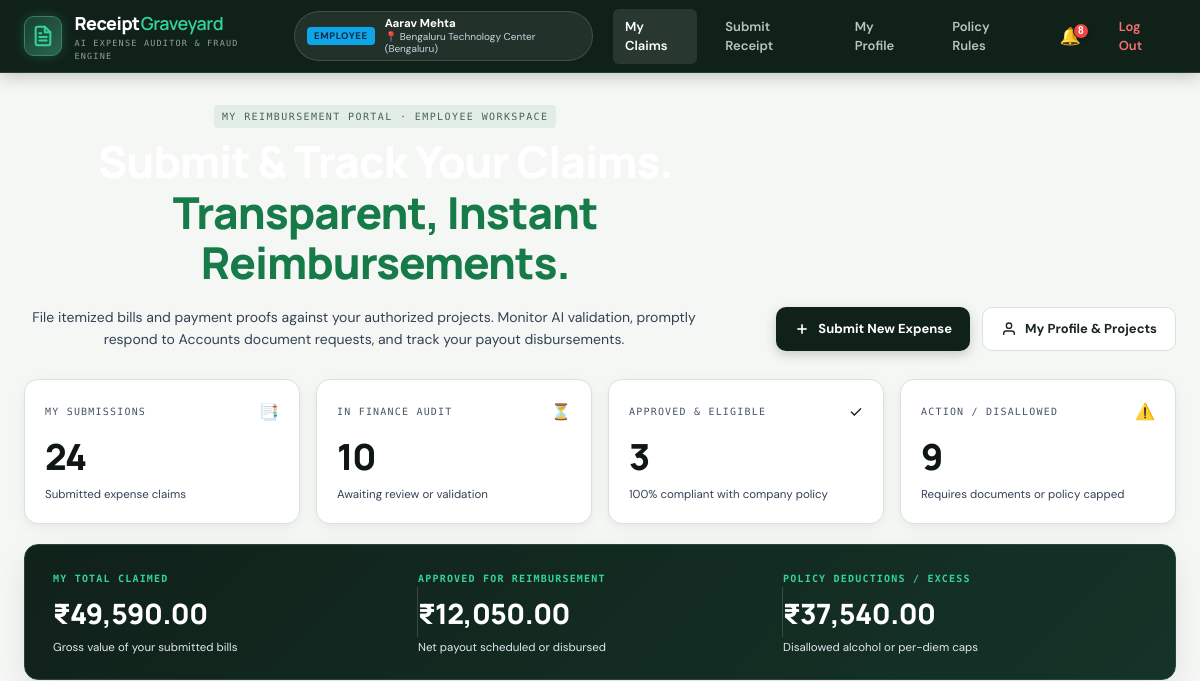
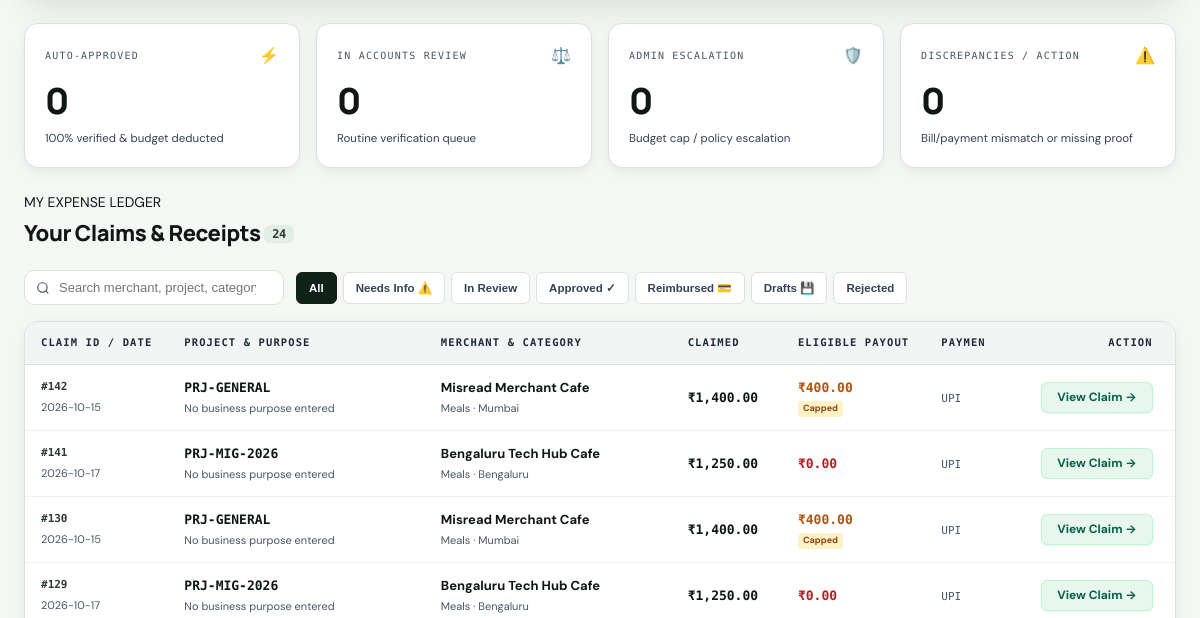
The app's page /dashboard (signed in, upper part), older data (2 pictures, top to bottom).
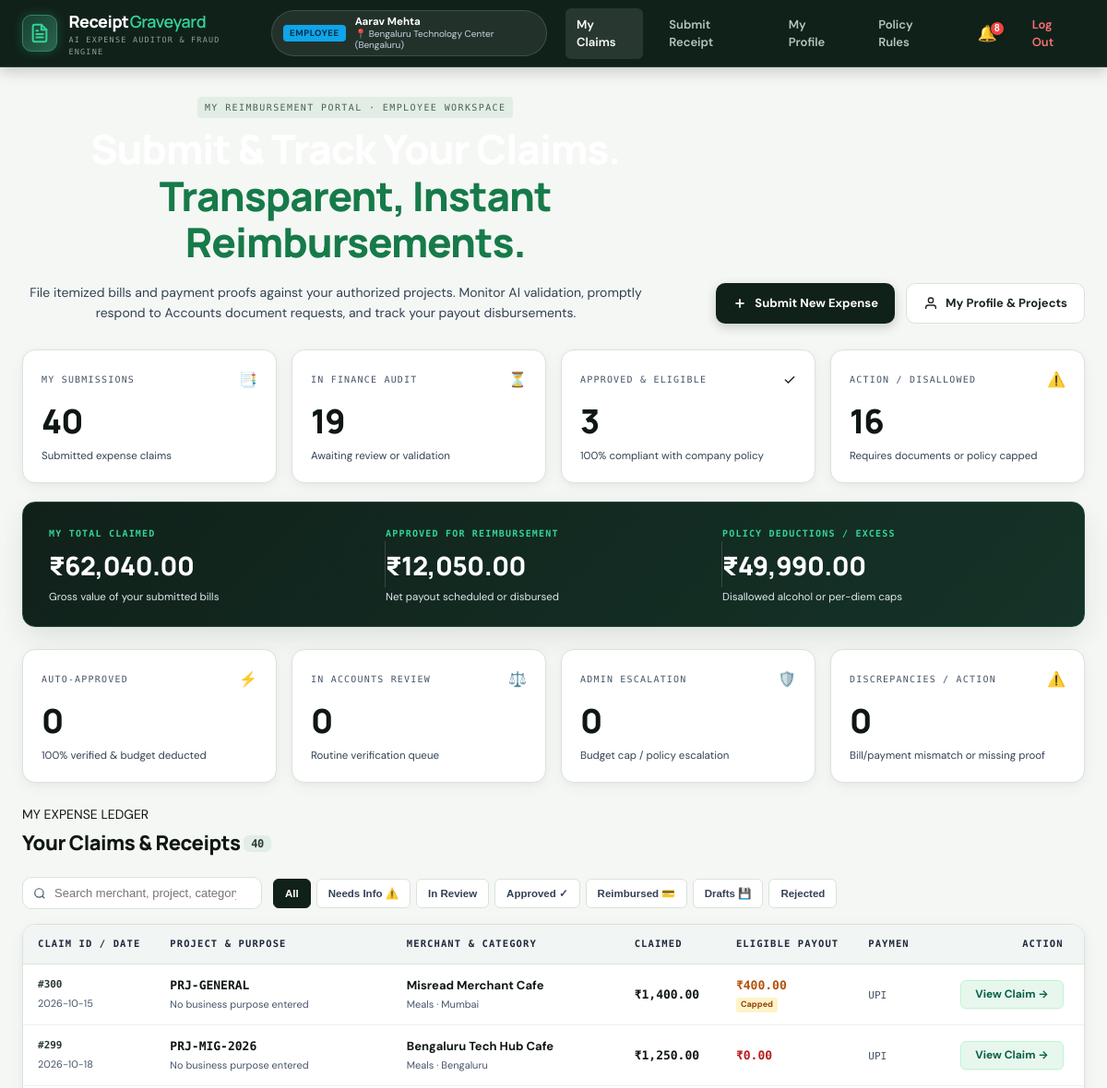
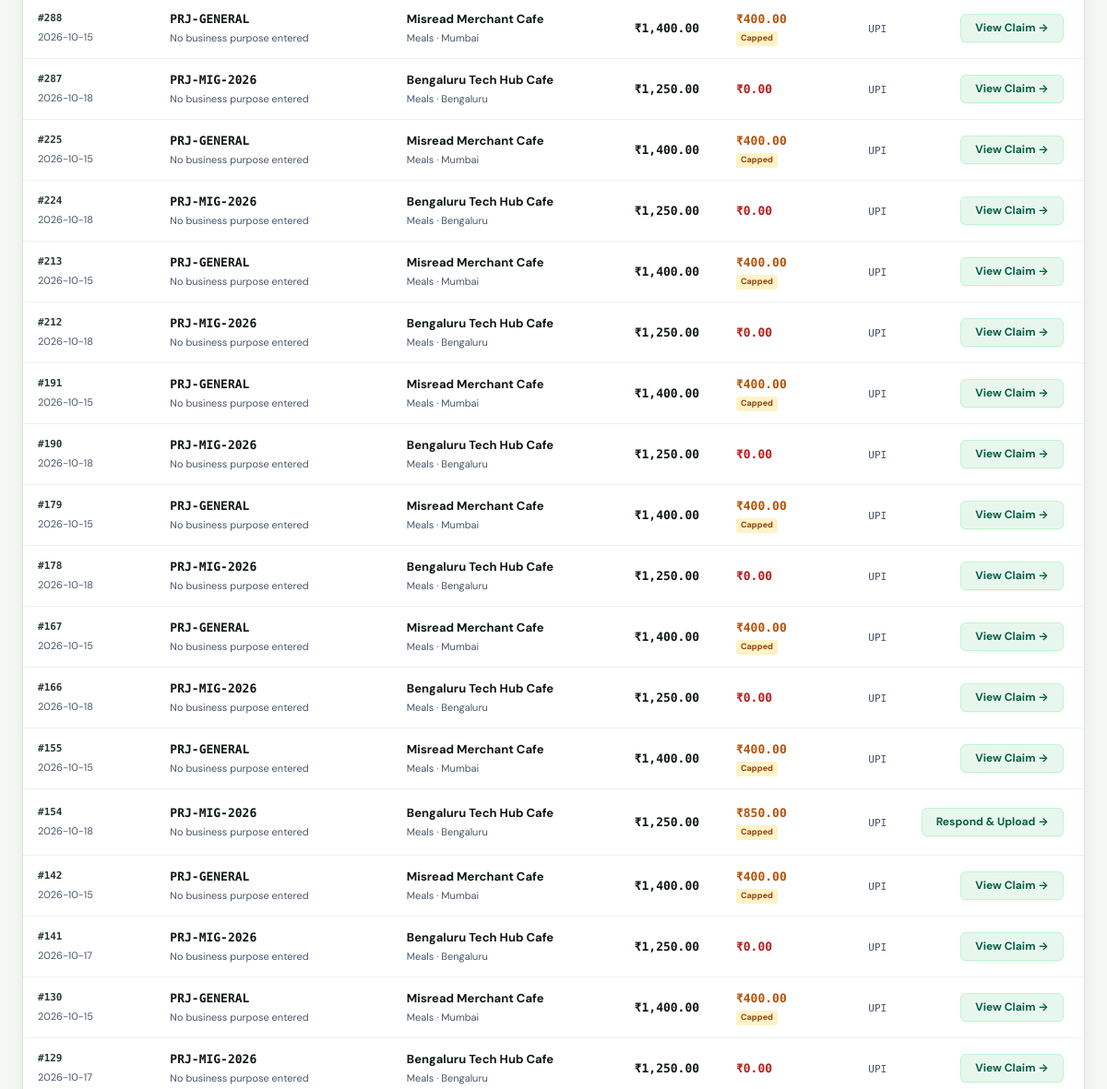
The same page, newer data (2 pictures, top to bottom).
### tables this page shows
CREATE TABLE expenses (
            id INTEGER PRIMARY KEY AUTOINCREMENT,
            employee TEXT NOT NULL, submitted_at TEXT NOT NULL, expense_date TEXT,
            merchant TEXT, category TEXT, city TEXT, amount REAL, currency TEXT DEFAULT 'INR',
            amount_inr REAL, client_name TEXT, attendees INTEGER, description TEXT,
            status TEXT, reimbursable REAL, risk_score INTEGER, flags TEXT, explanation TEXT,
            file_name TEXT, file_hash TEXT, source TEXT DEFAULT 'Web Upload'
        , perceptual_hash TEXT, is_trip INTEGER DEFAULT 0, trip_id TEXT, math_status TEXT, extracted_amount REAL, subtotal REAL, tax_amount REAL, tip_amount REAL, non_reimbursable_deduction REAL DEFAULT 0, itemized_items TEXT, ocr_raw_text TEXT, duplicate_of_id INTEGER, suspicion_types TEXT, audit_log TEXT, user_id INTEGER REFERENCES users(id), office_id INTEGER REFERENCES offices(id), payment_method TEXT DEFAULT 'UPI', transaction_ref TEXT, payment_file TEXT, payment_verified INTEGER DEFAULT 0, payment_match_note TEXT, project_code TEXT, attendee_names TEXT, upi_app TEXT DEFAULT 'Google Pay', upi_vpa TEXT, project_id INTEGER REFERENCES projects(id), eligible_amount REAL, difference_from_cap REAL, policy_version TEXT DEFAULT 'v2026.1', editing_deadline TEXT, internal_review_notes TEXT, review_reason TEXT, requested_documents TEXT, reimbursed_at TEXT, reimbursed_by TEXT, reimbursement_tx_ref TEXT, reimbursement_method TEXT, resubmission_count INTEGER DEFAULT 0, evidence_verification_status TEXT DEFAULT 'PENDING', policy_compliance_status TEXT DEFAULT 'PASS', budget_status TEXT DEFAULT 'WITHIN_CAP', approval_status TEXT DEFAULT 'SUBMITTED', reimbursement_status TEXT DEFAULT 'NOT_READY', allocation_id INTEGER REFERENCES project_allocations(id), verification_details_json TEXT, auto_approval_reasons TEXT);

### app.py (the view, shortened to what this page needs)
@app.route("/dashboard")
@login_required
def dashboard():
    user_role = session.get("role", "accounts")
    user_id = session.get("user_id", 2)
    view_all = request.args.get("view_all") == "1"
    filter_proj = request.args.get("project_code")
    filter_status = request.args.get("status")
    filter_approval = request.args.get("approval_status")
    filter_verification = request.args.get("verification_status")
    filter_budget = request.args.get("budget_status")
    filter_emp = request.args.get("employee")
    with connect() as con:
        current_user = con.execute("""
            SELECT u.*, o.name as office_name, o.city as office_city, o.local_meal_cap
            FROM users u LEFT JOIN offices o ON u.office_id = o.id
            WHERE u.id = ?
        """, (user_id,)).fetchone()
        emp_name = current_user["name"] if current_user else ""
        where_clauses = []
        params = []
        if user_role == "employee":
            where_clauses.append("lower(employee) = lower(?)")
            params.append(emp_name)
        elif filter_emp:
            where_clauses.append("lower(employee) = lower(?)")
            params.append(filter_emp)
        if filter_proj:
            where_clauses.append("upper(project_code) = upper(?)")
            params.append(filter_proj)
        if filter_status:
            where_clauses.append("status = ?")
            params.append(filter_status)
        if filter_approval:
            where_clauses.append("approval_status = ?")
            params.append(filter_approval)
        if filter_verification:
            where_clauses.append("evidence_verification_status = ?")
            params.append(filter_verification)
        if filter_budget:
            where_clauses.append("budget_status = ?")
            params.append(filter_budget)
        where_sql = f"WHERE {' AND '.join(where_clauses)}" if where_clauses else ""
        rows = con.execute(f"SELECT * FROM expenses {where_sql} ORDER BY id DESC", params).fetchall()
        trips = trip_engine.reconstruct_trips(rows)
        stats = {
            "total": len(rows),
            "pending": sum(1 for r in rows if r["status"] in ("Needs Review", "Needs Info")),
            "approved": sum(1 for r in rows if r["status"] == "Approved"),
            "flagged": sum(1 for r in rows if r["status"] in ("Rejected", "Duplicate")),
            "claimed": sum(float(r["amount_inr"] or 0) for r in rows if r["status"] != "Duplicate"),
            "reimbursable": sum(float(r["reimbursable"] or 0) for r in rows if r["status"] == "Approved"),
            "trips_count": len(trips),
            "duplicates_count": sum(1 for r in rows if r["status"] == "Duplicate"),
            "high_risk_count": sum(1 for r in rows if (r["risk_score"] or 0) >= 50),
            "auto_approved_count": sum(1 for r in rows if (r["approval_status"] or "") == "AUTO_APPROVED"),
            "pending_accounts_count": sum(1 for r in rows if (r["approval_status"] or "") == "PENDING_ACCOUNTS"),
            "pending_admin_count": sum(1 for r in rows if (r["approval_status"] or "") == "PENDING_ACCOUNTS_ADMIN"),
            "mismatch_count": sum(1 for r in rows if (r["evidence_verification_status"] or "") == "MISMATCH"),
            "needs_info_count": sum(1 for r in rows if (r["approval_status"] or "") == "NEEDS_INFORMATION" or (r["evidence_verification_status"] or "") == "INCOMPLETE"),
            "exceeded_budget_count": sum(1 for r in rows if (r["budget_status"] or "") in ("INSUFFICIENT_BALANCE", "CAP_EXHAUSTED"))
        }
        user_allocations = []
        all_allocations = []
        budget_summary = {}
        if user_role == "employee":
            alloc_rows = con.execute("""
                SELECT a.*, p.name as project_name, p.code as project_code, p.status as project_status, p.description as project_description
                FROM project_allocations a
                JOIN projects p ON a.project_id = p.id
                WHERE a.user_id = ?
                ORDER BY a.id DESC
            """, (user_id,)).fetchall()
            for ar in alloc_rows:
                cap = float(ar["allocated_cap"] or 0)
                appr = float(ar["approved_expenditure"] or 0)
                resv = float(ar["reserved_expenditure"] or 0)
                rem = float(ar["remaining_balance"] or 0)
                pct = round((appr / cap * 100.0), 1) if cap > 0 else 0.0
                d = dict(ar)
                d["percent_consumed"] = pct
                user_allocations.append(d)
    return render_template(
        "dashboard.html",
        expenses=rows,
        stats=stats,
        policy=POLICY,
        trips=trips,
        view_all=view_all,
        user_allocations=user_allocations,
        all_allocations=all_allocations,
        budget_summary=budget_summary
    )

### templates/dashboard.html (shortened to what the changed rows need)
{% extends "base.html" %}
{% block content %}
{% if current_user.role == 'employee' %}
<section class="hero-section employee-hero">
  <div class="hero-content">
    <div class="eyebrow-chip">MY REIMBURSEMENT PORTAL · EMPLOYEE WORKSPACE</div>
    <h1 class="hero-title">Submit & Track Your Claims.<br><span>Transparent, Instant Reimbursements.</span></h1>
    <p class="hero-desc">
      File itemized bills and payment proofs against your authorized projects. Monitor AI validation, promptly respond to Accounts document requests, and track your payout disbursements.
    </p>
  </div>
  <div class="hero-actions">
    <a class="btn btn-primary" href="{{ url_for('submit') }}">
      <svg width="16" height="16" viewBox="0 0 24 24" fill="none" stroke="currentColor" stroke-width="2.5"><line x1="12" y1="5" x2="12" y2="19"></line><line x1="5" y1="12" x2="19" y2="12"></line></svg>
      Submit New Expense
    </a>
    <a class="btn btn-secondary" href="{{ url_for('profile') }}">
      <svg width="16" height="16" viewBox="0 0 24 24" fill="none" stroke="currentColor" stroke-width="2"><path d="M20 21v-2a4 4 0 0 0-4-4H8a4 4 0 0 0-4 4v2"></path><circle cx="12" cy="7" r="4"></circle></svg>
      My Profile & Projects
    </a>
  </div>
</section>
<section class="metrics-grid">
  <div class="metric-card">
    <div class="metric-head">
      <span class="metric-label">MY SUBMISSIONS</span>
      <span class="metric-icon">📑</span>
    </div>
    <div class="metric-value">{{ stats.total }}</div>
    <div class="metric-sub">Submitted expense claims</div>
  </div>
  <div class="metric-card">
    <div class="metric-head">
      <span class="metric-label">IN FINANCE AUDIT</span>
      <span class="metric-icon">⏳</span>
    </div>
    <div class="metric-value color-amber">{{ stats.pending }}</div>
    <div class="metric-sub">Awaiting review or validation</div>
  </div>
  <div class="metric-card">
    <div class="metric-head">
      <span class="metric-label">APPROVED & ELIGIBLE</span>
      <span class="metric-icon">✓</span>
    </div>
    <div class="metric-value color-green">{{ stats.approved }}</div>
    <div class="metric-sub">100% compliant with company policy</div>
  </div>
  <div class="metric-card">
    <div class="metric-head">
      <span class="metric-label">ACTION / DISALLOWED</span>
      <span class="metric-icon">⚠️</span>
    </div>
    <div class="metric-value {% if stats.flagged > 0 %}color-red{% else %}color-green{% endif %}">{{ stats.flagged }}</div>
    <div class="metric-sub">Requires documents or policy capped</div>
  </div>
</section>
<section class="finance-banner">
  <div class="finance-col">
    <span class="banner-eyebrow">MY TOTAL CLAIMED</span>
    <div class="banner-amount">₹{{ "{:,.2f}".format(stats.claimed) }}</div>
    <span class="banner-hint">Gross value of your submitted bills</span>
  </div>
  <div class="finance-col">
    <span class="banner-eyebrow">APPROVED FOR REIMBURSEMENT</span>
    <div class="banner-amount color-green">₹{{ "{:,.2f}".format(stats.reimbursable) }}</div>
    <span class="banner-hint">Net payout scheduled or disbursed</span>
  </div>
  <div class="finance-col">
    <span class="banner-eyebrow">POLICY DEDUCTIONS / EXCESS</span>
    <div class="banner-amount color-amber">₹{{ "{:,.2f}".format(max(0, stats.claimed - stats.reimbursable)) }}</div>
    <span class="banner-hint">Disallowed alcohol or per-diem caps</span>
  </div>
</section>
<div class="metrics-grid" style="margin-top: 24px; margin-bottom: 24px;">
  <div class="metric-card">
    <div class="metric-head">
      <span class="metric-label">AUTO-APPROVED</span>
      <span class="metric-icon">⚡</span>
    </div>
    <div class="metric-value color-green">{{ stats.auto_approved_count }}</div>
    <div class="metric-sub">100% verified & budget deducted</div>
  </div>
  <div class="metric-card">
    <div class="metric-head">
      <span class="metric-label">IN ACCOUNTS REVIEW</span>
      <span class="metric-icon">⚖️</span>
    </div>
    <div class="metric-value color-amber">{{ stats.pending_accounts_count }}</div>
    <div class="metric-sub">Routine verification queue</div>
  </div>
  <div class="metric-card">
    <div class="metric-head">
      <span class="metric-label">ADMIN ESCALATION</span>
      <span class="metric-icon">🛡️</span>
    </div>
    <div class="metric-value {% if stats.pending_admin_count > 0 %}color-red{% else %}color-green{% endif %}">{{ stats.pending_admin_count }}</div>
    <div class="metric-sub">Budget cap / policy escalation</div>
  </div>
  <div class="metric-card">
    <div class="metric-head">
      <span class="metric-label">DISCREPANCIES / ACTION</span>
      <span class="metric-icon">⚠️</span>
    </div>
    <div class="metric-value {% if stats.mismatch_count > 0 %}color-red{% else %}color-green{% endif %}">{{ stats.mismatch_count + stats.needs_info_count }}</div>
    <div class="metric-sub">Bill/payment mismatch or missing proof</div>
  </div>
</div>
<section class="inbox-header">
  <div>
    <div class="eyebrow-text">MY EXPENSE LEDGER</div>
    <h2 class="inbox-title">Your Claims & Receipts <span class="badge-count" id="visibleCount">{{ expenses|length }}</span></h2>
  </div>
  <div class="filter-toolbar">
    <div class="search-input-wrap">
      <svg width="14" height="14" viewBox="0 0 24 24" fill="none" stroke="currentColor" stroke-width="2"><circle cx="11" cy="11" r="8"></circle><line x1="21" y1="21" x2="16.65" y2="16.65"></line></svg>
      <input id="searchBox" type="search" placeholder="Search merchant, project, category, status…">
    </div>
    <div class="filter-pills" id="statusFilterPills">
      <button class="pill active" data-status="">All</button>
      <button class="pill" data-status="Needs Info,ADDITIONAL_INFORMATION_REQUESTED">Needs Info ⚠️</button>
      <button class="pill" data-status="Needs Review,PENDING_ACCOUNTS_REVIEW,RESUBMITTED">In Review</button>
      <button class="pill" data-status="Approved,AUTO_APPROVED">Approved ✓</button>
      <button class="pill" data-status="REIMBURSEMENT_PENDING,REIMBURSED">Reimbursed 💳</button>
      <button class="pill" data-status="DRAFT">Drafts 💾</button>
      <button class="pill" data-status="Rejected,Duplicate">Rejected</button>
    </div>
  </div>
</section>
<div class="table-container">
  <table class="data-table" id="expenseTable">
    <thead>
      <tr>
        <th>CLAIM ID / DATE</th>
        <th>PROJECT & PURPOSE</th>
        <th>MERCHANT & CATEGORY</th>
        <th>CLAIMED</th>
        <th>ELIGIBLE PAYOUT</th>
        <th>PAYMENT PROOF</th>
        <th>STATUS</th>
        <th class="th-action">ACTION</th>
      </tr>
    </thead>
    <tbody>
      {% for e in expenses %}
      <tr
        data-status="{{ e.status }}"
        data-risk="{{ e.risk_score }}"
        data-trip="{{ e.is_trip }}"
        data-search="{{ (e.merchant ~ ' ' ~ e.category ~ ' ' ~ (e.project_code or '') ~ ' ' ~ (e.city or '') ~ ' ' ~ e.status ~ ' ' ~ (e.description or '') ~ ' ' ~ (e.flags or ''))|lower }}"
      >
        <td>
          <div class="id-badge">#{{ e.id }}</div>
          <div class="table-sub">{{ e.expense_date or 'No date' }}</div>
        </td>
        <td>
          <div class="emp-name font-mono">{{ e.project_code or 'PRJ-GENERAL' }}</div>
          <div class="table-sub">{{ (e.description or 'No business purpose entered')[:40] }}{% if e.description and e.description|length > 40 %}...{% endif %}</div>
        </td>
        <td>
          <div class="merchant-name">{{ e.merchant or 'Unknown Merchant' }}</div>
          <div class="table-sub">{{ e.category }} · {{ e.city or 'Local' }}</div>
        </td>
        <td>
          <div class="amount-primary">₹{{ "{:,.2f}".format(e.amount_inr or 0) }}</div>
        </td>
        <td>
          <div class="amount-reimb {% if e.reimbursable < e.amount_inr and e.reimbursable > 0 %}capped{% elif e.reimbursable == 0 %}zero{% endif %}">
            ₹{{ "{:,.2f}".format(e.reimbursable or 0) }}
          </div>
          {% if e.reimbursable < e.amount_inr and e.reimbursable > 0 %}
            <span class="capped-badge">Capped</span>
          {% elif e.non_reimbursable_deduction > 0 %}
            <span class="deducted-badge">-₹{{ "{:,.0f}".format(e.non_reimbursable_deduction) }}</span>
          {% endif %}
        </td>
        <td>
          {% if e.payment_verified %}
            <span class="math-badge verified" title="UPI Payment Reconciled">✓ {{ e.payment_method or 'UPI' }}</span>
          {% elif e.payment_file %}
            <span class="math-badge single" title="Proof Attached">📱 Proof Attached</span>
          {% else %}
            <span class="table-sub font-mono">{{ e.payment_method or 'UPI' }}</span>
          {% endif %}
        </td>
        <td>
          <span class="status-pill status-{{ e.status|lower|replace(' ', '-')|replace('_', '-') }}">
          </span>
          {% if e.status in ('Needs Info', 'ADDITIONAL_INFORMATION_REQUESTED') %}
            <div class="table-sub color-amber" style="font-weight:600; margin-top:2px;">⚠️ Action Required</div>
          {% endif %}
        </td>
        <td class="action-cell">
          <a class="btn-inspect" href="{{ url_for('expense_detail', expense_id=e.id) }}">
            {% if e.status in ('Needs Info', 'ADDITIONAL_INFORMATION_REQUESTED') %}
              Respond & Upload →
            {% elif e.status == 'DRAFT' %}
              Edit & Submit →
            {% else %}
              View Claim →
            {% endif %}
          </a>
        </td>
      </tr>
      {% endfor %}
    </tbody>
  </table>
</div>
{% endif %}
{% endblock %}

Row changes from the older to the newer data that the page shows:
added expenses: id "300", expense_date "2026-10-15", project_code "PRJ-GENERAL", description "No business purpose entered", merchant "Misread Merchant Cafe", category "Meals", city "Mumbai", amount_inr "1,400.00", reimbursable "400.00", shows "Capped", payment_method "UPI", status "View Claim →"
added expenses: id "299", expense_date "2026-10-18", project_code "PRJ-MIG-2026", description "No business purpose entered", merchant "Bengaluru Tech Hub Cafe", category "Meals", city "Bengaluru", amount_inr "1,250.00", reimbursable "0.00", payment_method "UPI", status "View Claim →", risk_score 100 (drawn)
added expenses: id "288", expense_date "2026-10-15", project_code "PRJ-GENERAL", description "No business purpose entered", merchant "Misread Merchant Cafe", category "Meals", city "Mumbai", amount_inr "1,400.00", reimbursable "400.00", shows "Capped", payment_method "UPI", status "View Claim →"
added expenses: id "287", expense_date "2026-10-18", project_code "PRJ-MIG-2026", description "No business purpose entered", merchant "Bengaluru Tech Hub Cafe", category "Meals", city "Bengaluru", amount_inr "1,250.00", reimbursable "0.00", payment_method "UPI", status "View Claim →", risk_score 100 (drawn)
added expenses: id "225", expense_date "2026-10-15", project_code "PRJ-GENERAL", description "No business purpose entered", merchant "Misread Merchant Cafe", category "Meals", city "Mumbai", amount_inr "1,400.00", reimbursable "400.00", shows "Capped", payment_method "UPI", status "View Claim →"
added expenses: id "224", expense_date "2026-10-18", project_code "PRJ-MIG-2026", description "No business purpose entered", merchant "Bengaluru Tech Hub Cafe", category "Meals", city "Bengaluru", amount_inr "1,250.00", reimbursable "0.00", payment_method "UPI", status "View Claim →", risk_score 100 (drawn)
added expenses: id "213", expense_date "2026-10-15", project_code "PRJ-GENERAL", description "No business purpose entered", merchant "Misread Merchant Cafe", category "Meals", city "Mumbai", amount_inr "1,400.00", reimbursable "400.00", shows "Capped", payment_method "UPI", status "View Claim →"
added expenses: id "212", expense_date "2026-10-18", project_code "PRJ-MIG-2026", description "No business purpose entered", merchant "Bengaluru Tech Hub Cafe", category "Meals", city "Bengaluru", amount_inr "1,250.00", reimbursable "0.00", payment_method "UPI", status "View Claim →", risk_score 100 (drawn)
added expenses: id "191", expense_date "2026-10-15", project_code "PRJ-GENERAL", description "No business purpose entered", merchant "Misread Merchant Cafe", category "Meals", city "Mumbai", amount_inr "1,400.00", reimbursable "400.00", shows "Capped", payment_method "UPI", status "View Claim →"
added expenses: id "190", expense_date "2026-10-18", project_code "PRJ-MIG-2026", description "No business purpose entered", merchant "Bengaluru Tech Hub Cafe", category "Meals", city "Bengaluru", amount_inr "1,250.00", reimbursable "0.00", payment_method "UPI", status "View Claim →", risk_score 100 (drawn)
added expenses: id "179", expense_date "2026-10-15", project_code "PRJ-GENERAL", description "No business purpose entered", merchant "Misread Merchant Cafe", category "Meals", city "Mumbai", amount_inr "1,400.00", reimbursable "400.00", shows "Capped", payment_method "UPI", status "View Claim →"
added expenses: id "178", expense_date "2026-10-18", project_code "PRJ-MIG-2026", description "No business purpose entered", merchant "Bengaluru Tech Hub Cafe", category "Meals", city "Bengaluru", amount_inr "1,250.00", reimbursable "0.00", payment_method "UPI", status "View Claim →", risk_score 100 (drawn)
added expenses: id "167", expense_date "2026-10-15", project_code "PRJ-GENERAL", description "No business purpose entered", merchant "Misread Merchant Cafe", category "Meals", city "Mumbai", amount_inr "1,400.00", reimbursable "400.00", shows "Capped", payment_method "UPI", status "View Claim →"
added expenses: id "166", expense_date "2026-10-18", project_code "PRJ-MIG-2026", description "No business purpose entered", merchant "Bengaluru Tech Hub Cafe", category "Meals", city "Bengaluru", amount_inr "1,250.00", reimbursable "0.00", payment_method "UPI", status "View Claim →", risk_score 100 (drawn)
added expenses: id "155", expense_date "2026-10-15", project_code "PRJ-GENERAL", description "No business purpose entered", merchant "Misread Merchant Cafe", category "Meals", city "Mumbai", amount_inr "1,400.00", reimbursable "400.00", shows "Capped", payment_method "UPI", status "View Claim →"
added expenses: id "154", expense_date "2026-10-18", project_code "PRJ-MIG-2026", description "No business purpose entered", merchant "Bengaluru Tech Hub Cafe", category "Meals", city "Bengaluru", amount_inr "1,250.00", reimbursable "850.00", shows "Capped", payment_method "UPI", status "Respond & Upload →"
Text that changed along with them:
{{ stats.total }}: "24" → "40"
{{ stats.pending }}: "10" → "19"
{{ stats.flagged }}: "9" → "16"
{{ "{:,.2f}".format(stats.claimed) }}: "49,590.00" → "62,040.00"
{{ "{:,.2f}".format(max(0, stats.claimed - stats.reimbursable)) }}: "37,540.00" → "49,990.00"
{{ expenses|length }}: "24" → "40"
